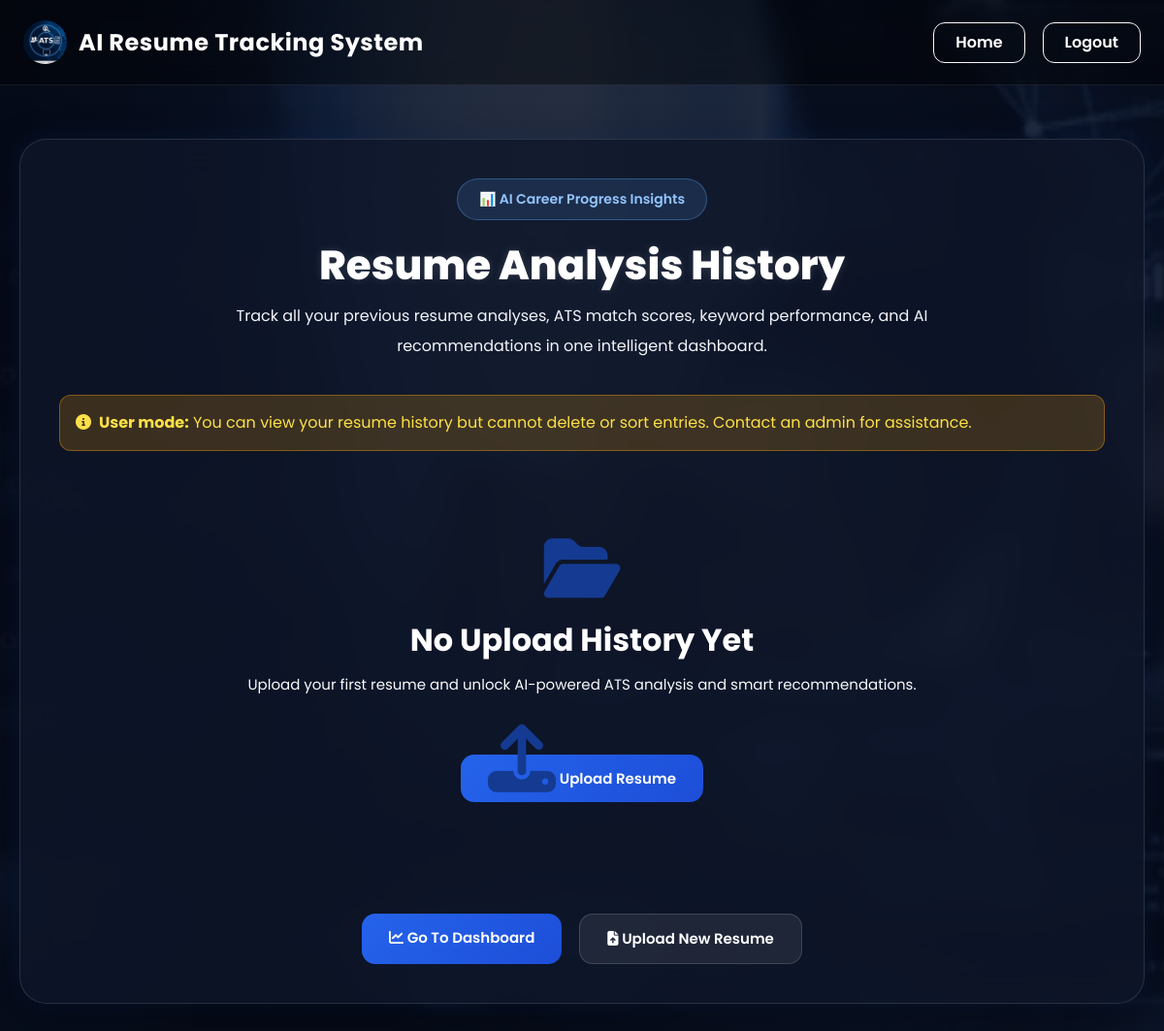
/history (signed in), run on an earlier commit of the app's database.
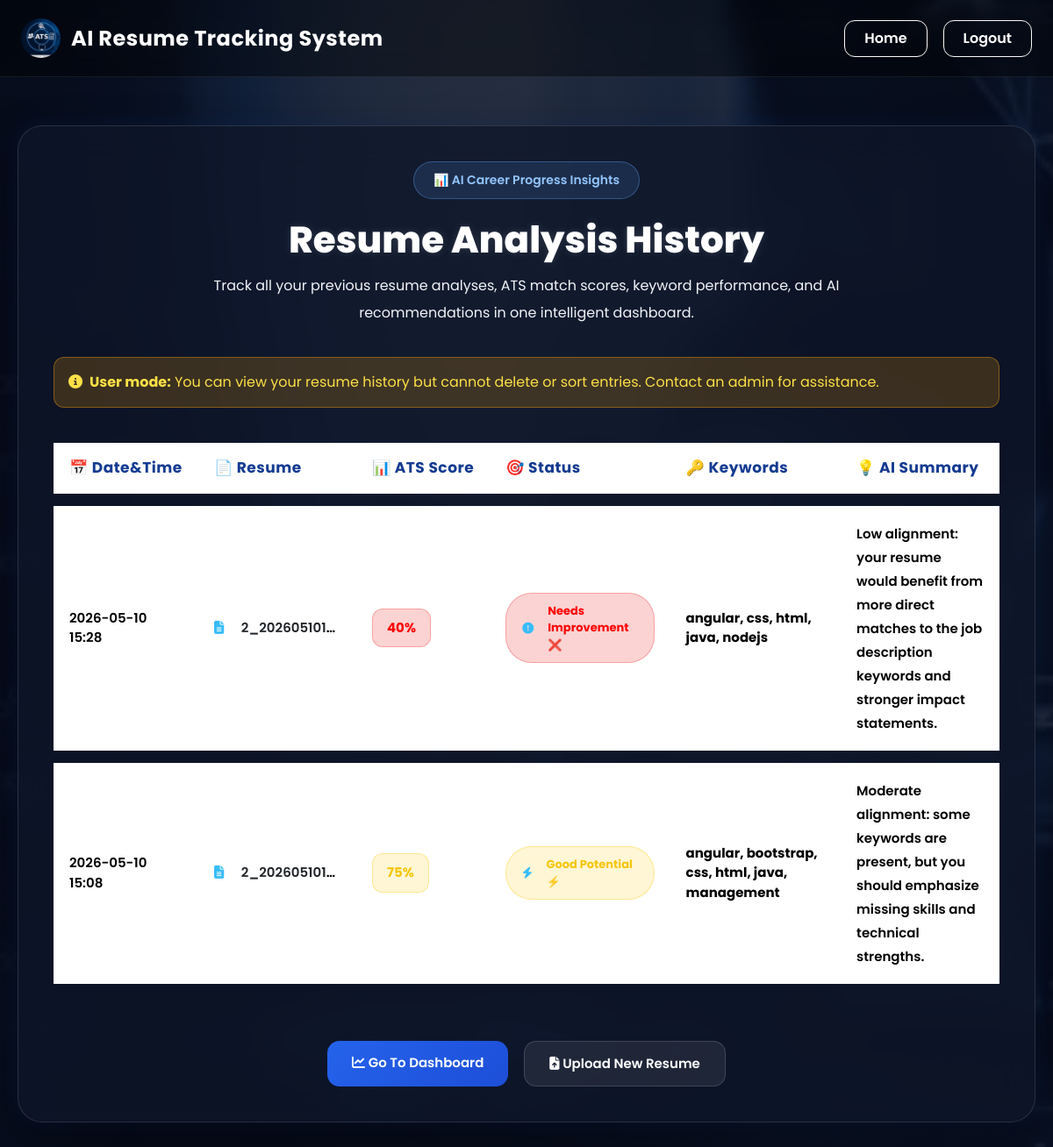
And on a later commit of the database.
### tables this page shows
CREATE TABLE resumes(
        id INTEGER PRIMARY KEY AUTOINCREMENT,
        user_id INTEGER,
        filename TEXT,
        score INTEGER,
        missing_skills TEXT,
        summary TEXT,
        top_keywords TEXT,
        uploaded_at TEXT
    , ai_tips TEXT);

### app.py (the view)
@app.route("/history")
def history():
    if "user_id" not in session:
        return redirect("/login")
    sort_by = request.args.get("sort", "uploaded_at_desc")
    order_by = {
        "uploaded_at_desc": "resumes.uploaded_at DESC",
        "uploaded_at_asc": "resumes.uploaded_at ASC",
        "score_desc": "resumes.score DESC",
        "score_asc": "resumes.score ASC"
    }.get(sort_by, "resumes.uploaded_at DESC")
    conn = get_db()
    cur = conn.cursor()
    history = cur.execute(
        "SELECT resumes.id, resumes.filename, resumes.score, resumes.summary, resumes.top_keywords, resumes.uploaded_at "
        "FROM resumes "
        "JOIN users ON resumes.user_id = users.id "
        "WHERE users.email = ? "
        f"ORDER BY {order_by}",
        (session["user_email"],)
    ).fetchall()
    conn.close()
    is_admin = session.get("role") == "admin"
    return render_template("history.html", history=history, is_admin=is_admin, sort_by=sort_by)

### app.py (called while the page is built)
def get_db():
    conn = sqlite3.connect("database.db", timeout=10)
    conn.row_factory = sqlite3.Row
    return conn

### templates/history.html (shortened to what this page needs)
<!DOCTYPE html>
<html lang="en">
<head>
<link rel="stylesheet"
href="https://cdn.jsdelivr.net/npm/bootstrap@5.3.2/dist/css/bootstrap.min.css">
<link rel="stylesheet"
href="https://cdnjs.cloudflare.com/ajax/libs/font-awesome/6.4.2/css/all.min.css">
</head>
<body>
<nav class="navbar navbar-expand-lg navbar-dark px-4 py-3">
<a class="navbar-brand" href="/">
<img src="{{ url_for('static', filename='Logo.jpg') }}"
class="logo">
AI Resume Tracking System
</a>
<div class="ms-auto d-flex gap-2">
<a href="/" class="btn btn-outline-light nav-btn">
Home
</a>
<a href="/logout" class="btn btn-outline-light nav-btn">
Logout
</a>
</div>
</nav>
<div class="main-container">
<div class="history-card">
<div class="page-header">
<div class="ai-badge">
📊 AI Career Progress Insights
</div>
<h1>
Resume Analysis History
</h1>
<p>
Track all your previous resume analyses,
ATS match scores,
keyword performance,
and AI recommendations
in one intelligent dashboard.
</p>
</div>
{% if is_admin %}
<div class="alert alert-success mt-4" style="background:rgba(34,197,94,0.2); border:1px solid rgba(34,197,94,0.4); color:#86efac; border-radius:12px;">
<i class="fas fa-shield-alt me-2"></i><strong>Admin mode:</strong> You have full access to delete and manage all user resume data.
</div>
{% else %}
<div class="alert alert-warning mt-4" style="background:rgba(245,158,11,0.2); border:1px solid rgba(245,158,11,0.4); color:#fde047; border-radius:12px;">
<i class="fas fa-info-circle me-2"></i><strong>User mode:</strong> You can view your resume history but cannot delete or sort entries. Contact an admin for assistance.
</div>
{% endif %}
{% if history %}
<div class="table-wrapper">
<table class="table history-table">
<thead>
<tr>
<th>📅 Date&Time</th>
<th>📄 Resume</th>
<th>📊 ATS Score</th>
<th>🎯 Status</th>
<th>🔑 Keywords</th>
<th>💡 AI Summary</th>
</tr>
</thead>
<tbody>
{% for item in history %}
{% set score = item['score'] %}
{% if score >= 80 %}
{% set badge = 'badge-success' %}
{% set status = 'Excellent Match 🚀' %}
{% elif score >= 50 %}
{% set badge = 'badge-warning' %}
{% set status = 'Good Potential ⚡' %}
{% else %}
{% set badge = 'badge-danger' %}
{% set status = 'Needs Improvement ❌' %}
{% endif %}
<tr>
<td>
{{ item['uploaded_at'][:16].replace('T', ' ') if item['uploaded_at'] else 'N/A' }}
</td>
<td>
<i class="fa-solid fa-file-lines"></i>
<a href="/resume/{{ item['id'] }}" class="text-dark text-decoration-none" target="_blank" style="margin-left:8px; font-weight:600; color:#000000;">
  {{ item['filename'] }}
</a>
</td>
<td>
<span class="score-box {{ badge }}">
{{ score }}%
</span>
</td>
<td>
<span class="result-pill {{ badge }}">
{% if score >= 80 %}
<i class="fa-solid fa-circle-check"></i>
{% elif score >= 50 %}
<i class="fa-solid fa-bolt"></i>
{% else %}
<i class="fa-solid fa-circle-exclamation"></i>
{% endif %}
{{ status }}
</span>
</td>
<td>
{{ item['top_keywords'] or 'N/A' }}
</td>
<td class="summary-text">
{{ item['summary'] or 'No AI summary available.' }}
</td>
</tr>
{% endfor %}
</tbody>
</table>
</div>
{% else %}
<div class="empty-state">
<i class="fa-solid fa-folder-open"></i>
<h3>
No Upload History Yet
</h3>
<p>
Upload your first resume and unlock
AI-powered ATS analysis and smart recommendations.
</p>
<a href="/upload" class="btn-custom">
<i class="fa-solid fa-upload"></i>
Upload Resume
</a>
</div>
{% endif %}
<div class="action-buttons">
<a href="/dashboard" class="btn-custom">
<i class="fa-solid fa-chart-line"></i>
Go To Dashboard
</a>
<a href="/upload" class="btn-secondary-custom">
<i class="fa-solid fa-file-arrow-up"></i>
Upload New Resume
</a>
</div>
</div>
</div>
</body>
</html>

What changed in the data, as far as the page shows it:
added resumes: uploaded_at "2026-05-10 15:28", filename "2_202605101…", score "40", status "Needs Improvement ❌", top_keywords "angular, css, html, java, nodejs", summary "Low alignment: your resume would benefit from more direct matches to the job description keywords and stronger impact statements."
added resumes: uploaded_at "2026-05-10 15:08", filename "2_202605101…", score "75", status "Good Potential ⚡", top_keywords "angular, bootstrap, css, html, java, management", summary "Moderate alignment: some keywords are present, but you should emphasize missing skills and technical strengths."
Also different on the page:
text no longer shown: "No Upload History Yet Upload your first resume and unlock AI-powered ATS analysis and smart recommendations. Upload Resume"
text now shown: "📅 Date&Time 📄 Resume 📊 ATS Score 🎯 Status 🔑 Keywords 💡 AI Summary"
